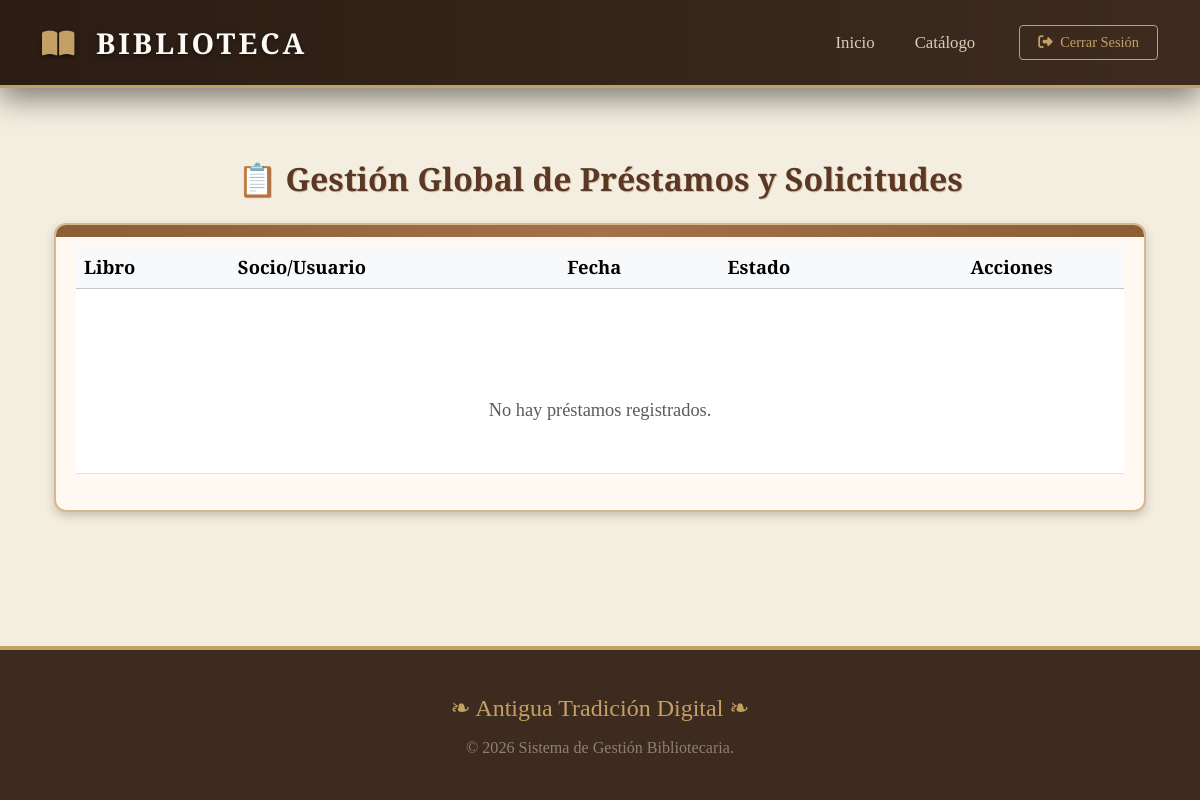
Before: /prestamos/ (signed in) with the older database file.
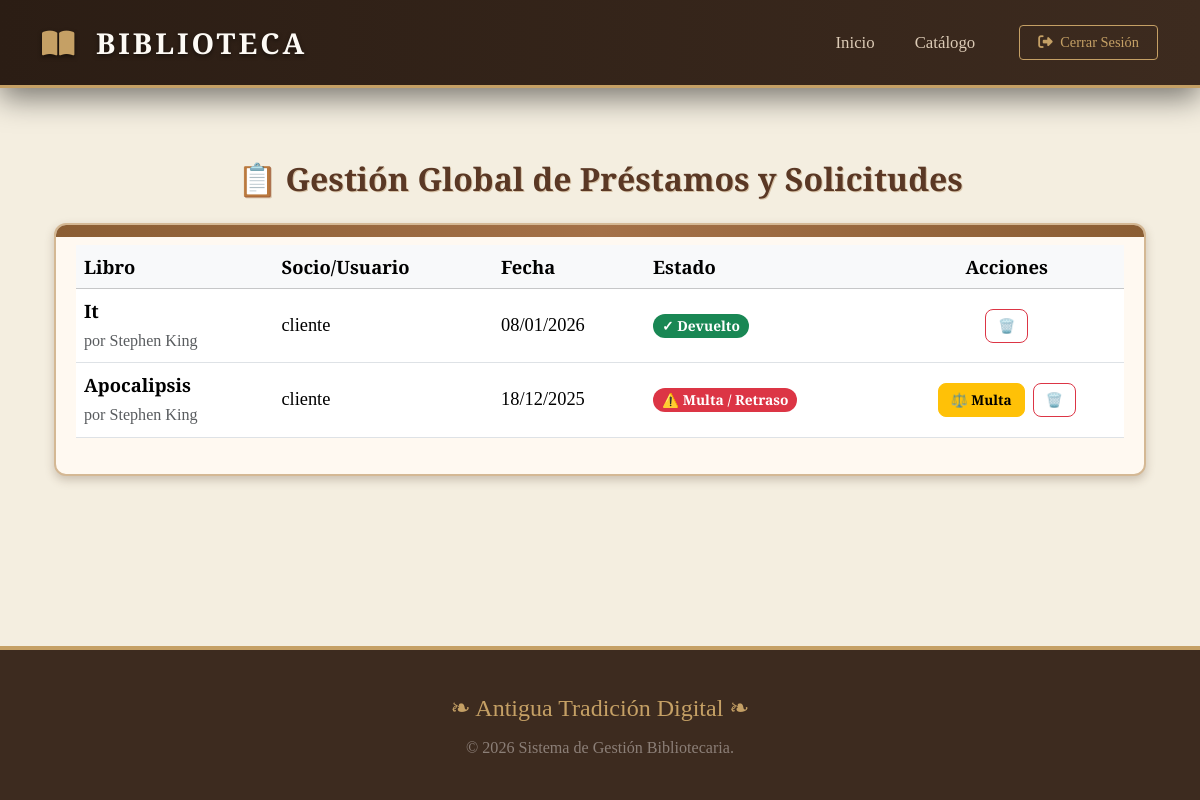
After: the same page with the newer database file.
### Gestion/models.py (models this page shows, shortened)
class Prestamos(models.Model):
    libro = models.ForeignKey(Libro, related_name="prestamos", on_delete=models.PROTECT)
    usuario = models.ForeignKey(settings.AUTH_USER_MODEL, related_name="prestamos", on_delete=models.PROTECT)
    fecha_prestamo = models.DateField(default=timezone.now)
    fecha_max = models.DateField(null=True, blank=True)
    fecha_devolucion = models.DateField(null=True, blank=True)
    ESTADOS = [('p', 'Prestado'), ('m', 'Multa'), ('d', 'Devuelto')]
    estado = models.CharField(max_length=1, choices=ESTADOS, default='p')
    multa_fija = models.DecimalField(max_digits=6, decimal_places=2, default=0.00)

class Libro(models.Model):
    isbn_validator = RegexValidator(
        regex=r'^(\d{10}|\d{13})$',
        message="El ISBN debe tener exactamente 10 o 13 números."
    )
    titulo = models.CharField(max_length=200)
    isbn = models.CharField(
        max_length=13,
        unique=True,
        validators=[isbn_validator]
    )
    titulo = models.CharField(max_length=200)
    isbn = models.CharField(max_length=13, unique=True, null=True, blank=True)
    descripcion = models.TextField(blank=True, null=True)
    autor = models.ForeignKey(Autor, related_name="libros", on_delete=models.PROTECT)
    cantidad_total = models.PositiveIntegerField(default=1)
    ejemplares_disponibles = models.IntegerField(default=1)
    portada = models.ImageField(upload_to='portadas/', blank=True, null=True)
    disponible = models.BooleanField(default=True)

class Autor(models.Model):
    nombre = models.CharField(max_length=50)
    apellido = models.CharField(max_length=50)
    bibliografia = models.TextField(blank=True, null=True)
    class Meta:
        unique_together = ('nombre', 'apellido')
        verbose_name = "Autor"
        verbose_name_plural = "Autores"
    def __str__(self):
        return f"{self.nombre} {self.apellido}"

### Gestion/views.py (the view)
# urls.py: path('prestamos/', lista_prestamos, name='lista_prestamos'),
@login_required
def lista_prestamos(request):
    es_gestion = request.user.is_superuser or request.user.groups.filter(name__in=['Administrador', 'Bibliotecario']).exists()
    if es_gestion:
        prestamos = Prestamos.objects.all().order_by('-fecha_prestamo')
    else:
        prestamos = Prestamos.objects.filter(usuario=request.user).order_by('-fecha_prestamo')
    return render(request, 'Gestion/templates/prestamos.html', {'prestamos': prestamos, 'es_gestion': es_gestion})

### Gestion/templates/prestamos.html (shortened to what the changed rows need)
{% extends "index.html" %}
{% block contenido %}
<div class="container mt-4 animate__animated animate__fadeIn">
    <h2 class="text-center mb-4 library-title">
        {% if es_gestion %}
            📋 Gestión Global de Préstamos y Solicitudes
        {% else %}
            📖 Mi Historial de Préstamos
        {% endif %}
    </h2>
    <div class="library-card">
        <div class="table-responsive">
            <table class="table table-hover align-middle">
                <thead class="table-light">
                    <tr>
                        <th>Libro</th>
                        {% if es_gestion %}
                            <th>Socio/Usuario</th>
                            <th>Fecha</th>
                        {% else %}
                            <th>Fecha Préstamo</th>
                        {% endif %}
                        <th>Estado</th>
                        <th class="text-center">Acciones</th>
                    </tr>
                </thead>
                <tbody>
                    {% for prestamo in prestamos %}
                    <tr class="animate__animated animate__fadeInUp" style="animation-delay: {{ forloop.counter0|add:"100" }}ms;">
                        <td>
                            <strong>{{ prestamo.libro.titulo }}</strong>
                            <br>
                            <small class="text-muted">por {{ prestamo.libro.autor }}</small>
                        </td>
                        {% if es_gestion %}
                            <td>
                                {{ prestamo.usuario.get_full_name|default:prestamo.usuario.username }}
                            </td>
                            <td>{{ prestamo.fecha_prestamo|date:"d/m/Y" }}</td>
                        {% else %}
                            <td>{{ prestamo.fecha_prestamo|date:"d/m/Y" }}</td>
                        {% endif %}
                        <td>
                            {% if prestamo.estado == 's' %}
                                <span class="badge badge-solicitado rounded-pill">⏳ Solicitado</span>
                            {% elif prestamo.estado == 'p' %}
                                <span class="badge bg-info text-dark rounded-pill">📚 Prestado</span>
                            {% elif prestamo.estado == 'm' %}
                                <span class="badge bg-danger rounded-pill">⚠️ Multa / Retraso</span>
                            {% elif prestamo.estado == 'd' %}
                                <span class="badge bg-success rounded-pill">✓ Devuelto</span>
                            {% elif prestamo.estado == 'r' %}
                                <span class="badge badge-rechazado rounded-pill">✗ Rechazado</span>
                            {% endif %}
                        </td>
                        <td class="text-center">
                            <div class="d-flex flex-wrap justify-content-center gap-2">
                                {% if es_gestion %}
                                    {% if prestamo.estado == 'm' %}
                                        <a href="{% url 'crear_multa' prestamo.id %}"
                                           class="btn btn-warning btn-action btn-sm"
                                           title="Gestionar Multa">
                                            ⚖️ Multa
                                        </a>
                                    {% endif %}
                                    {% if user.is_superuser %}
                                        <a href="{% url 'eliminar_prestamo' prestamo.pk %}"
                                           class="btn btn-outline-danger btn-action btn-sm"
                                           title="Eliminar del historial">
                                            🗑️
                                        </a>
                                    {% endif %}
                                {% endif %}
                            </div>
                        </td>
                    </tr>
                    {% empty %}
                    <tr>
                        <td colspan="{% if es_gestion %}5{% else %}4{% endif %}" class="text-center py-5 text-muted">
                            <br>
                            No hay préstamos registrados.
                        </td>
                    </tr>
                    {% endfor %}
                </tbody>
            </table>
        </div>
    </div>
</div>
{% endblock %}

Changed rows visible on the page:
added Prestamos: libro.titulo "It", libro.autor "Stephen King", usuario.get_full_name "cliente", fecha_prestamo "08/01/2026", estado "✓ Devuelto"
added Prestamos: libro.titulo "Apocalipsis", libro.autor "Stephen King", usuario.get_full_name "cliente", fecha_prestamo "18/12/2025", estado "⚠️ Multa / Retraso"
Other visible differences:
text no longer shown: "No hay préstamos registrados."
